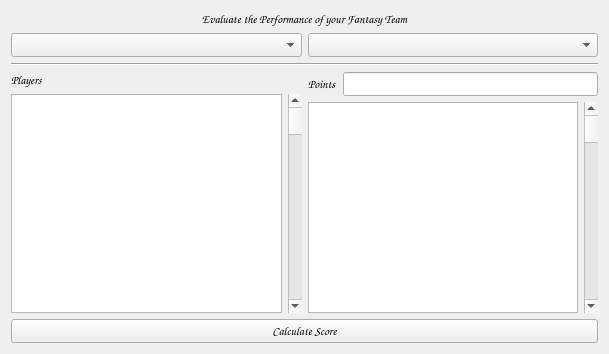
<?xml version="1.0" encoding="UTF-8"?>
<ui version="4.0">
 <class>Form</class>
 <widget class="QWidget" name="Form">
  <property name="geometry">
   <rect>
    <x>0</x>
    <y>0</y>
    <width>609</width>
    <height>354</height>
   </rect>
  </property>
  <property name="font">
   <font>
    <family>Comic Sans MS</family>
   </font>
  </property>
  <property name="windowTitle">
   <string>Evaluate</string>
  </property>
  <layout class="QHBoxLayout" name="horizontalLayout_3">
   <item>
    <layout class="QVBoxLayout" name="verticalLayout">
     <item>
      <widget class="QLabel" name="label1">
       <property name="font">
        <font>
         <family>Comic Sans MS</family>
         <weight>75</weight>
         <bold>true</bold>
        </font>
       </property>
       <property name="text">
        <string>Evaluate the Performance of your Fantasy Team</string>
       </property>
       <property name="alignment">
        <set>Qt::AlignCenter</set>
       </property>
      </widget>
     </item>
     <item>
      <layout class="QHBoxLayout" name="horizontalLayout">
       <item>
        <widget class="QComboBox" name="combo1"/>
       </item>
       <item>
        <widget class="QComboBox" name="combo2"/>
       </item>
      </layout>
     </item>
     <item>
      <widget class="Line" name="line">
       <property name="orientation">
        <enum>Qt::Horizontal</enum>
       </property>
      </widget>
     </item>
     <item>
      <layout class="QHBoxLayout" name="horizontalLayout_12">
       <item>
        <layout class="QVBoxLayout" name="verticalLayout_2">
         <item>
          <widget class="QLabel" name="label2">
           <property name="text">
            <string>Players</string>
           </property>
          </widget>
         </item>
         <item>
          <layout class="QHBoxLayout" name="horizontalLayout_11">
           <item>
            <widget class="QListWidget" name="listWidget1"/>
           </item>
           <item>
            <widget class="QScrollBar" name="verticalScrollBar1">
             <property name="orientation">
              <enum>Qt::Vertical</enum>
             </property>
            </widget>
           </item>
          </layout>
         </item>
        </layout>
       </item>
       <item>
        <layout class="QVBoxLayout" name="verticalLayout_3">
         <item>
          <layout class="QHBoxLayout" name="horizontalLayout_4">
           <item>
            <widget class="QLabel" name="label3">
             <property name="text">
              <string>Points</string>
             </property>
            </widget>
           </item>
           <item>
            <widget class="QLineEdit" name="line1">
             <property name="readOnly">
              <bool>true</bool>
             </property>
            </widget>
           </item>
          </layout>
         </item>
         <item>
          <layout class="QHBoxLayout" name="horizontalLayout_6">
           <item>
            <widget class="QListWidget" name="listWidget2"/>
           </item>
           <item>
            <widget class="QScrollBar" name="verticalScrollBar2">
             <property name="orientation">
              <enum>Qt::Vertical</enum>
             </property>
            </widget>
           </item>
          </layout>
         </item>
        </layout>
       </item>
      </layout>
     </item>
     <item>
      <widget class="QPushButton" name="pushButton1">
       <property name="font">
        <font>
         <family>Comic Sans MS</family>
         <weight>75</weight>
         <bold>true</bold>
        </font>
       </property>
       <property name="text">
        <string>Calculate Score</string>
       </property>
      </widget>
     </item>
    </layout>
   </item>
  </layout>
 </widget>
 <resources/>
 <connections/>
</ui>
